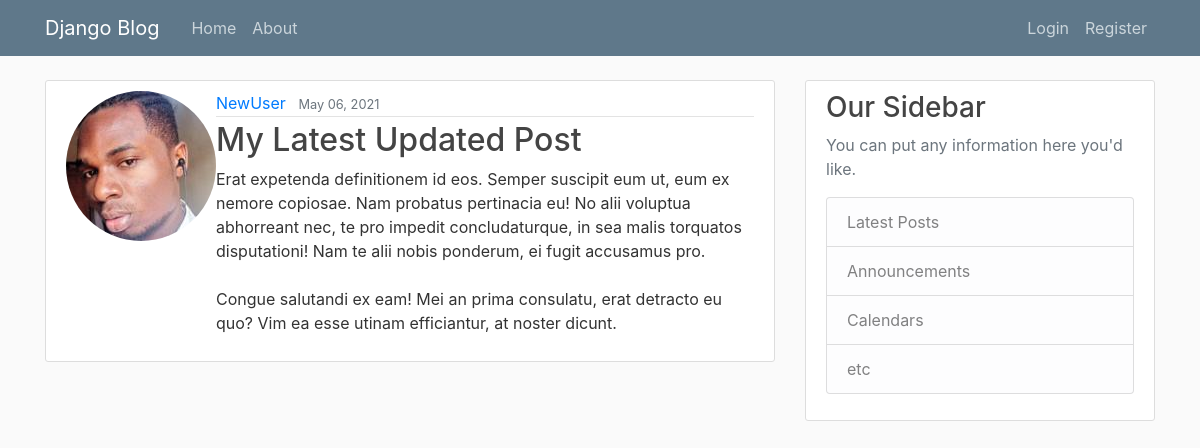
The app's page /post/24/ with its own data.
### blog/models.py (models this page shows, shortened)
class Post(models.Model):
    title = models.CharField(max_length=100)
    content = models.TextField()
    date_posted = models.DateTimeField(default=timezone.now)
    author = models.ForeignKey(User, on_delete=models.CASCADE)

### users/models.py (models this page shows, shortened)
class Profile(models.Model):
    user = models.OneToOneField(User, on_delete=models.CASCADE)
    image = models.ImageField(default='default.jpg', upload_to='profile_pics')

### blog/views.py (the view)
# urls.py: path('post/<int:pk>/', PostDetailView.as_view(), name='post-detail'),
class PostDetailView(DetailView):
    model = Post

### blog/templates/blog/post_detail.html (shortened to what this page needs)
{% extends "blog/base.html" %}
{% block content %}
    <article class="media content-section">
        <img class="rounded-circle article-image" src="{{ object.author.profile.image.url }}" alt="">
      <div class="media-body">
        <div class="article-metadata">
          <a class="mr-2" href="{% url 'user-posts' object.author.username %}">{{ object.author }}</a>
          <small class="text-muted">{{ object.date_posted|date:"F d, Y" }}</small>
        </div>
        <h2 class="article-title">{{ object.title }}</h2>
        <p class="article-content">{{ object.content }}</p>
      </div>
    </article>
{% endblock content %}

### blog/static/blog/main.css (style rules this page uses)
body { background: #fafafa; color: #333333; margin-top: 5rem; }
h1, h2, h3, h4, h5, h6 { color: #444444; }
.content-section { background: #ffffff; padding: 10px 20px; border: 1px solid #dddddd; border-radius: 3px; margin-bottom: 20px; }
.article-title { color: #444444; }
.article-content { white-space: pre-line; }
.article-metadata { padding-bottom: 1px; margin-bottom: 4px; border-bottom: 1px solid #e3e3e3 }

### records on screen
Post: author.profile.image (picture), author "NewUser", date_posted "May 06, 2021", title "My Latest Updated Post", content "Erat expetenda definitionem id eos. Semper suscipit eum ut, eum ex nemore copiosae. Nam probatus pertinacia eu! No alii voluptua abhorreant nec, te pro impedit concludaturque, in sea malis torquatos disputationi! Nam te alii nobis ponderum, ei fugit accusamus pro. Congue salutandi ex eam! Mei an prima consulatu, erat detracto eu quo? Vim ea esse utinam efficiantur, at noster dicunt."
